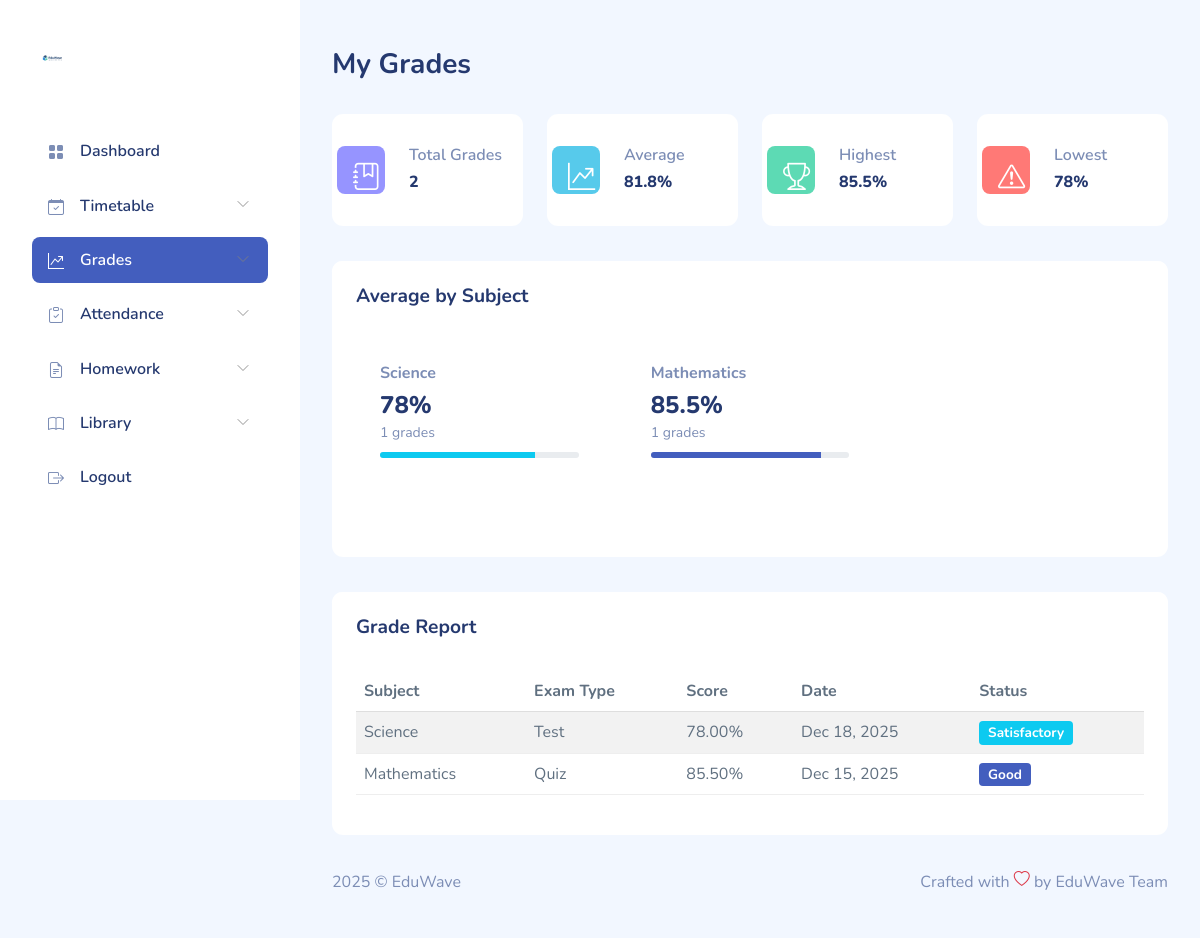
/student/my_grades.php (signed in), run on the app's committed database.
### tables this page shows
CREATE TABLE `grades` (
  `id` int(11) NOT NULL AUTO_INCREMENT,
  `student_id` int(11) DEFAULT NULL,
  `subject_id` int(11) DEFAULT NULL,
  `exam_type` varchar(30) DEFAULT NULL,
  `score` decimal(5,2) DEFAULT NULL,
  `date_given` date DEFAULT NULL,
  `comments` text DEFAULT NULL,
  PRIMARY KEY (`id`),
  KEY `student_id` (`student_id`),
  KEY `subject_id` (`subject_id`),
  CONSTRAINT `grades_ibfk_1` FOREIGN KEY (`student_id`) REFERENCES `users` (`id`) ON DELETE CASCADE,
  CONSTRAINT `grades_ibfk_2` FOREIGN KEY (`subject_id`) REFERENCES `subjects` (`id`) ON DELETE CASCADE
);

CREATE TABLE `subjects` (
  `id` int(11) NOT NULL AUTO_INCREMENT,
  `name` varchar(50) NOT NULL,
  `class_id` int(11) DEFAULT NULL,
  PRIMARY KEY (`id`),
  KEY `class_id` (`class_id`),
  CONSTRAINT `subjects_ibfk_1` FOREIGN KEY (`class_id`) REFERENCES `classes` (`id`) ON DELETE CASCADE
);

### student/my_grades.php (the view, shortened to what the rows shown need)
<?php
require_once __DIR__ . '/../includes/config.php';
$student_id = $_SESSION['user_id'];
try {
    $stmt = $pdo->prepare('
        SELECT
            subjects.name as subject_name,
            grades.exam_type,
            grades.score,
            grades.date_given
        FROM grades
        JOIN subjects ON grades.subject_id = subjects.id
        WHERE grades.student_id = ?
        ORDER BY grades.date_given DESC
    ');
    $stmt->execute([$student_id]);
    $grades = $stmt->fetchAll(PDO::FETCH_ASSOC);
    $total_grades = count($grades);
    $highest_score = 0;
    $lowest_score = 100;
    if ($total_grades > 0) {
        foreach ($grades as $grade) {
            $score = (float)$grade['score'];
            if ($score > $highest_score) $highest_score = $score;
            if ($score < $lowest_score) $lowest_score = $score;
        }
    } else {
        $highest_score = 0;
        $lowest_score = 0;
    }
} catch (PDOException $e) {
    $grades = [];
    $total_grades = 0;
    $avg_score = 0;
    $highest_score = 0;
    $lowest_score = 0;
    $subject_averages = [];
}
?>
<!DOCTYPE html>
<html lang="en">
<head>
    <link rel="stylesheet" href="../dashboardassets/css/bootstrap.css">
    <link rel="stylesheet" href="../dashboardassets/vendors/iconly/bold.css">
    <link rel="stylesheet" href="../dashboardassets/vendors/perfect-scrollbar/perfect-scrollbar.css">
    <link rel="stylesheet" href="../dashboardassets/vendors/bootstrap-icons/bootstrap-icons.css">
    <link rel="stylesheet" href="../dashboardassets/css/app.css">
</head>
<body>
    <div id="app">
        <div id="main">
            <div class="page-content">
                <section class="row">
                    <div class="col-12 col-lg-3">
                        <div class="card">
                            <div class="card-body px-3 py-4-5">
                                <div class="row">
                                    <div class="col-md-8">
                                        <h6 class="text-muted font-semibold">Highest</h6>
                                        <h6 class="font-extrabold mb-0"><?= $highest_score ?>%</h6>
                                    </div>
                                </div>
                            </div>
                        </div>
                    </div>
                    <div class="col-12 col-lg-3">
                        <div class="card">
                            <div class="card-body px-3 py-4-5">
                                <div class="row">
                                    <div class="col-md-8">
                                        <h6 class="text-muted font-semibold">Lowest</h6>
                                        <h6 class="font-extrabold mb-0"><?= $lowest_score ?>%</h6>
                                    </div>
                                </div>
                            </div>
                        </div>
                    </div>
                </section>
                <section class="row">
                    <div class="col-12">
                        <div class="card">
                            <div class="card-body">
                                <div class="table-responsive">
                                    <table class="table table-striped">
                                        <thead>
                                            <tr>
                                                <th>Subject</th>
                                                <th>Exam Type</th>
                                                <th>Score</th>
                                                <th>Date</th>
                                                <th>Status</th>
                                            </tr>
                                        </thead>
                                        <tbody>
                                            <?php if (!empty($grades)): ?>
                                                <?php foreach ($grades as $grade): ?>
                                                    <tr>
                                                        <td><?= htmlspecialchars($grade['subject_name']) ?></td>
                                                        <td><?= htmlspecialchars($grade['exam_type']) ?></td>
                                                        <td><?= htmlspecialchars($grade['score']) ?>%</td>
                                                        <td><?= date('M j, Y', strtotime($grade['date_given'])) ?></td>
                                                        <td>
                                                            <?php
                                                            $score = (float)$grade['score'];
                                                            if ($score >= 90) {
                                                                $status = 'Excellent';
                                                                $badge_class = 'success';
                                                            } elseif ($score >= 80) {
                                                                $status = 'Good';
                                                                $badge_class = 'primary';
                                                            } elseif ($score >= 70) {
                                                                $status = 'Satisfactory';
                                                                $badge_class = 'info';
                                                            } elseif ($score >= 60) {
                                                                $status = 'Needs Improvement';
                                                                $badge_class = 'warning';
                                                            } else {
                                                                $status = 'Fail';
                                                                $badge_class = 'danger';
                                                            }
                                                            ?>
                                                            <span class="badge bg-<?= $badge_class ?>"><?= $status ?></span>
                                                        </td>
                                                    </tr>
                                                <?php endforeach; ?>
                                            <?php else: ?>
                                                <tr>
                                                    <td colspan="5" class="text-center text-muted">No grades available yet</td>
                                                </tr>
                                            <?php endif; ?>
                                        </tbody>
                                    </table>
                                </div>
                            </div>
                        </div>
                    </div>
                </section>
            </div>
        </div>
    </div>
</body>
</html>

### data on the page
grades: score "85.5", subject.name "Mathematics", exam_type "Quiz", score "85.50", date_given "Dec 15, 2025", score "Good"
grades: score "78", subject.name "Science", exam_type "Test", score "78.00", date_given "Dec 18, 2025", score "Satisfactory"

### other printed values
$total_grades "2"
$avg_score "81.8"
$subject "Science"
$data['avg'] "78"
$data['count'] "1"
$subject "Mathematics"
$data['avg'] "85.5"
